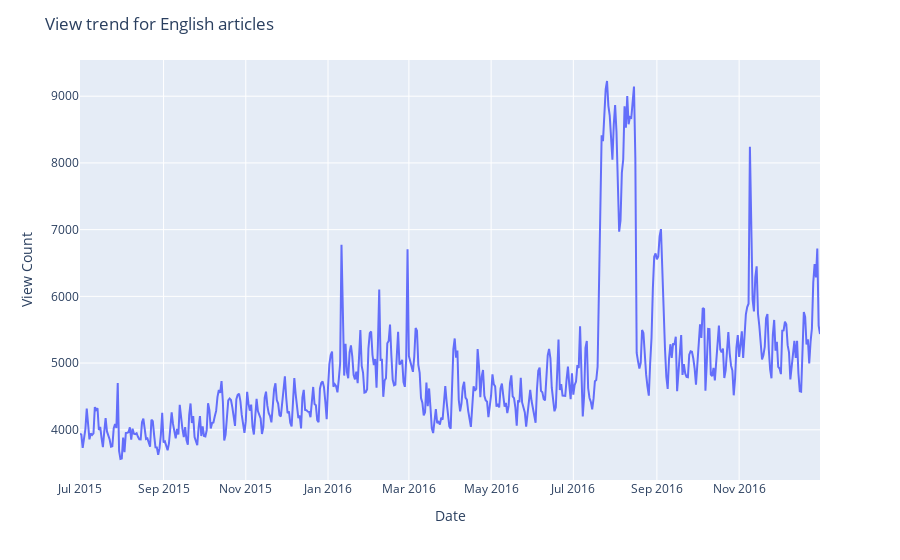

Notebook code cell kept with this figure:
### Code cell
# Trend only for the english language articles
en_view = df['en']
fig = px.line(en_view, y='en')
fig.update_layout(title='View trend for English articles', yaxis_title='View Count', xaxis_title='Date')

### Figure 1 — Plotly figure (JSON) as saved in the notebook; plotly's stock layout.template omitted (floating-point values rounded to 4 significant figures; data arrays with more than 128 entries replaced by an {"elided": "..."} marker saying what was removed)
{"data": [{"hovertemplate": "Date=%{x}<br>en=%{y}<extra></extra>", "legendgroup": "", "line": {"color": "#636efa", "dash": "solid"}, "marker": {"symbol": "circle"}, "mode": "lines", "name": "", "orientation": "v", "showlegend": false, "type": "scatter", "x": {"elided": "550 str values"}, "xaxis": "x", "y": {"elided": "550 float values"}, "yaxis": "y"}], "layout": {"legend": {"tracegroupgap": 0}, "margin": {"t": 60}, "title": {"text": "View trend for English articles"}, "xaxis": {"anchor": "y", "domain": [0, 1], "title": {"text": "Date"}}, "yaxis": {"anchor": "x", "domain": [0, 1], "title": {"text": "View Count"}}}}
